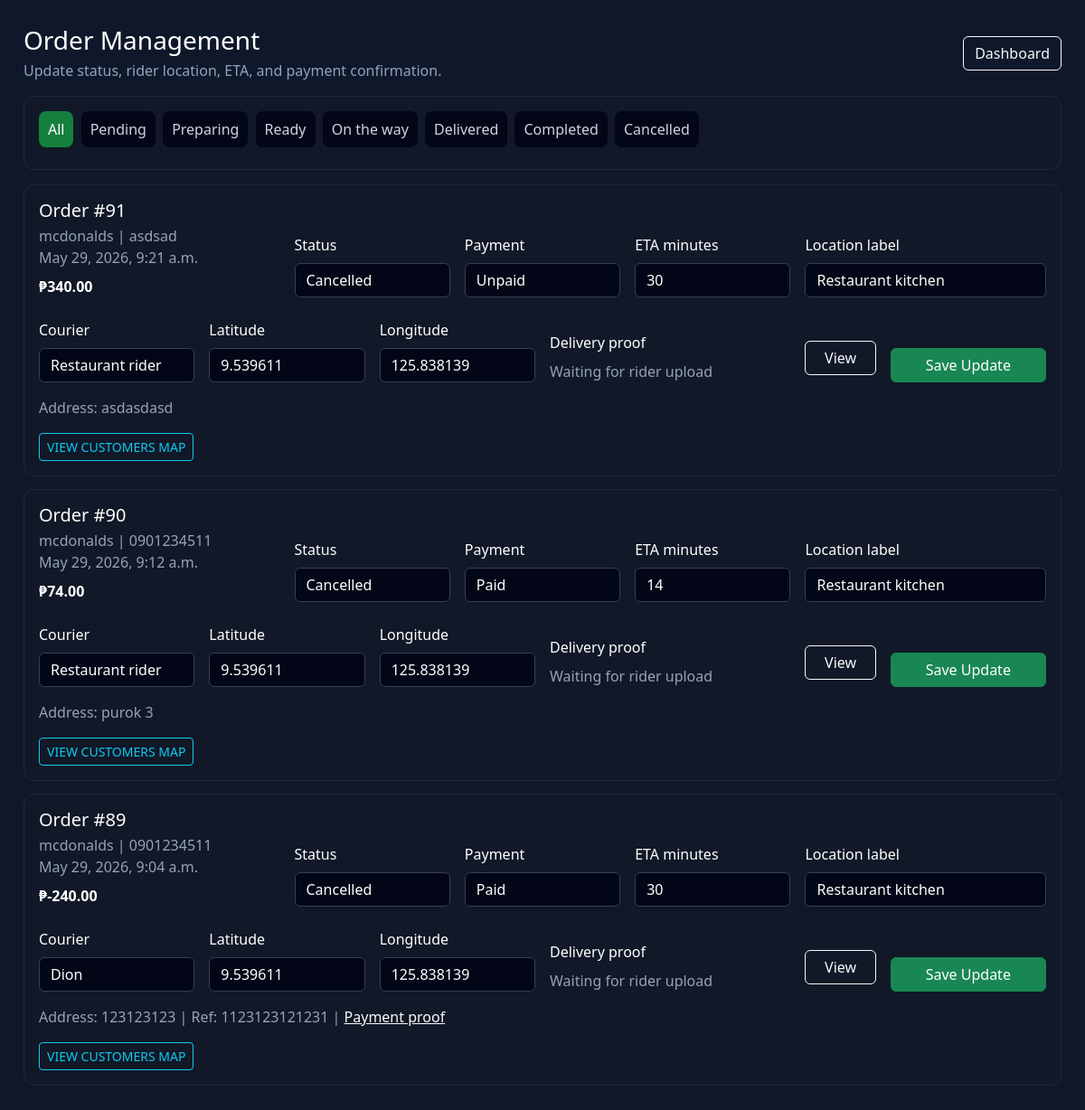
Page /manage-orders/ (signed in) on the committed database.
### menu/models.py (models this page shows, shortened)
class Order(models.Model):
    STATUS_CHOICES = [
        ('Pending', 'Pending'),
        ('Preparing', 'Preparing'),
        ('Ready', 'Ready'),
        ('On the way', 'On the way'),
        ('Delivered', 'Delivered'),
        ('Completed', 'Completed'),
        ('Cancelled', 'Cancelled'),
    ]
    SERVICE_CHOICES = [
        ('Dine In', 'Dine In'),
        ('Pickup', 'Pickup'),
        ('Delivery', 'Delivery'),
    ]
    customer = models.ForeignKey(
        settings.AUTH_USER_MODEL,
        on_delete=models.SET_NULL,
        null=True,
        blank=True,
        related_name='orders'
    )
    total = models.DecimalField(max_digits=10, decimal_places=2)
    subtotal = models.DecimalField(max_digits=10, decimal_places=2, default=0)
    delivery_fee = models.DecimalField(max_digits=10, decimal_places=2, default=0)
    discount = models.DecimalField(max_digits=10, decimal_places=2, default=0)
    promo_code = models.CharField(max_length=30, blank=True)
    payment_method = models.CharField(max_length=20)
    service_type = models.CharField(max_length=20, choices=SERVICE_CHOICES, default='Delivery')
    payment_status = models.CharField(
        max_length=20,
        choices=[
            ('Unpaid', 'Unpaid'),
            ('Pending proof', 'Pending proof'),
            ('Paid', 'Paid'),
            ('Failed', 'Failed'),
        ],
        default='Unpaid'
    )
    payment_reference = models.CharField(max_length=80, blank=True)
    payment_proof = models.ImageField(upload_to='payment_proofs/', null=True, blank=True)
    delivery_proof = models.ImageField(upload_to='delivery_proofs/', null=True, blank=True)
    contact_phone = models.CharField(max_length=30, blank=True)
    delivery_address = models.TextField(blank=True)
    customer_latitude = models.DecimalField(max_digits=9, decimal_places=6, null=True, blank=True)
    customer_longitude = models.DecimalField(max_digits=9, decimal_places=6, null=True, blank=True)
    delivery_note = models.CharField(max_length=200, blank=True)
    pickup_time = models.CharField(max_length=80, blank=True)
    status = models.CharField(
        max_length=20,
        choices=STATUS_CHOICES,
        default='Pending'
    )
    courier_name = models.CharField(max_length=80, default='Restaurant rider')
    location_label = models.CharField(max_length=120, default='Restaurant kitchen')
    rider_latitude = models.DecimalField(max_digits=9, decimal_places=6, default=9.539611)
    rider_longitude = models.DecimalField(max_digits=9, decimal_places=6, default=125.838139)
    estimated_minutes = models.PositiveIntegerField(default=30)
    updated = models.DateTimeField(auto_now=True)
    created = models.DateTimeField(auto_now_add=True)
    @property
    def customer_name(self):
        if not self.customer:
            return 'Guest'
        full_name = self.customer.get_full_name()
        return full_name or self.customer.username

### menu/views.py (the view)
# urls.py: path('manage-orders/', views.manage_orders, name='manage_orders'),
@login_required
@user_passes_test(lambda user: user.is_staff)
def manage_orders(request):
    status = request.GET.get('status', '')
    orders = Order.objects.select_related('customer').order_by('-created')
    if status:
        orders = orders.filter(status=status)
    counts = {
        key: Order.objects.filter(status=key).count()
        for key, label in Order.STATUS_CHOICES
    }
    return render(request, 'manage_orders.html', {
        'orders': orders,
        'counts': counts,
        'status': status,
        'status_choices': Order.STATUS_CHOICES,
    })

### templates/manage_orders.html (shortened to what this page needs)
{% load tz %}
<!DOCTYPE html>
<html>
<head>
    <link href="https://cdn.jsdelivr.net/npm/bootstrap@5.3.0/dist/css/bootstrap.min.css" rel="stylesheet">
    <link rel="stylesheet" href="https://unpkg.com/leaflet@1.9.4/dist/leaflet.css" />
</head>
<body>
<div class="page">
    <div class="d-flex justify-content-between align-items-center mb-3">
        <div>
            <h1 class="h3 mb-1">Order Management</h1>
            <div class="muted">Update status, rider location, ETA, and payment confirmation.</div>
        </div>
        <a href="/dashboard/" class="btn btn-outline-light">Dashboard</a>
    </div>
    <div class="toolbar mb-3 tabs">
        <a href="/manage-orders/" class="{% if not status %}active{% endif %}">All</a>
        {% for key, label in status_choices %}
            <a href="/manage-orders/?status={{ key }}" class="{% if status == key %}active{% endif %}">
                {{ label }}
            </a>
        {% endfor %}
    </div>
    {% for order in orders %}
        <form method="POST" action="/manage-orders/{{ order.id }}/update/" enctype="multipart/form-data" class="order-card">
            <div class="row g-3 align-items-end">
                <div class="col-lg-3">
                    <h2 class="h5 mb-1">Order #{{ order.id }}</h2>
                    <div class="muted">{{ order.customer_name }} | {{ order.contact_phone }}</div>
                    <div class="muted">{{ order.created|localtime|date:"F j, Y, g:i a" }}</div>
                    <div class="mt-2"><strong>₱{{ order.total|floatformat:2 }}</strong></div>
                </div>
                <div class="col-lg-2">
                    <label class="form-label">Status</label>
                    <select name="status" class="form-select">
                        {% for key, label in status_choices %}
                            <option value="{{ key }}" {% if order.status == key %}selected{% endif %}>{{ label }}</option>
                        {% endfor %}
                    </select>
                </div>
                <div class="col-lg-2">
                    <label class="form-label">Payment</label>
                    <select name="payment_status" class="form-select">
                        <option value="Unpaid" {% if order.payment_status == "Unpaid" %}selected{% endif %}>Unpaid</option>
                        <option value="Paid" {% if order.payment_status == "Paid" %}selected{% endif %}>Paid</option>
                    </select>
                </div>
                <div class="col-lg-2">
                    <label class="form-label">ETA minutes</label>
                    <input name="estimated_minutes" type="number" min="0" class="form-control" value="{{ order.estimated_minutes }}">
                </div>
                <div class="col-lg-3">
                    <label class="form-label">Location label</label>
                    <input name="location_label" class="form-control" value="{{ order.location_label }}">
                </div>
            </div>
            <div class="row g-3 align-items-end mt-2">
                <div class="col-lg-2">
                    <label class="form-label">Courier</label>
                    <input name="courier_name" class="form-control" value="{{ order.courier_name }}">
                </div>
                <div class="col-lg-2">
                    <label class="form-label">Latitude</label>
                    <input name="rider_latitude" class="form-control" value="{{ order.rider_latitude }}">
                </div>
                <div class="col-lg-2">
                    <label class="form-label">Longitude</label>
                    <input name="rider_longitude" class="form-control" value="{{ order.rider_longitude }}">
                </div>
                <div class="col-lg-3">
                    <label class="form-label">Delivery proof</label>
                    {% if order.delivery_proof %}
                        <div class="d-flex align-items-center gap-2">
                            <img src="{{ order.delivery_proof.url }}" alt="Delivery proof for order {{ order.id }}" class="proof-thumb">
                            <a href="{{ order.delivery_proof.url }}" class="btn btn-outline-light btn-sm">View</a>
                        </div>
                    {% else %}
                        <div class="muted">Waiting for rider upload</div>
                    {% endif %}
                </div>
                <div class="col-lg-1">
                    <a href="/track/{{ order.id }}/" class="btn btn-outline-light w-100 mb-2">View</a>
                </div>
                <div class="col-lg-2">
                    <button class="btn btn-success w-100">Save Update</button>
                </div>
            </div>
            <div class="mt-3 muted">
                Address: {{ order.delivery_address }}
                {% if order.payment_reference %}| Ref: {{ order.payment_reference }}{% endif %}
                {% if order.payment_proof %}| <a href="{{ order.payment_proof.url }}" class="link-light">Payment proof</a>{% endif %}
            </div>
            <div class="mt-3">
                <button
                    type="button"
                    class="btn btn-outline-info btn-sm customer-map-toggle"
                    data-map-id="customerMap{{ order.id }}"
                    data-lat="{{ order.customer_latitude|default_if_none:'' }}"
                    data-lng="{{ order.customer_longitude|default_if_none:'' }}"
                    data-order="#{{ order.id }}"
                >VIEW CUSTOMERS MAP</button>
            </div>
        </form>
    {% empty %}
        <div class="order-card text-center">No orders found.</div>
    {% endfor %}
</div>
</body>
</html>

### templates/manage_orders.html (style rules this page uses)
body { background: #0f172a; color: white; font-family: 'Segoe UI', sans-serif; }
.page { max-width: 1180px; margin: 0 auto; padding: 28px 16px; }
.toolbar, .order-card { background: #111827; border: 1px solid #1f2937; border-radius: 12px; padding: 16px; }
.order-card { margin-bottom: 14px; }
.form-control, .form-select { background: #020617; color: white; border-color: #334155; }
.muted { color: #94a3b8; }
.tabs a { color: #cbd5e1; text-decoration: none; padding: 8px 10px; border-radius: 8px; display: inline-block; margin: 0 4px 8px 0; background: #020617; }
.tabs a.active { background: #15803d; color: white; }

### rows in the picture
Order: id "91", customer_name "mcdonalds", contact_phone "asdsad", created "May 29, 2026, 9:21 a.m.", total "340.00", status "Cancelled", payment_status "Unpaid", estimated_minutes "30", location_label "Restaurant kitchen", courier_name "Restaurant rider", rider_latitude "9.539611", rider_longitude "125.838139", delivery_proof "Waiting for rider upload", delivery_address "asdasdasd"
Order: id "90", customer_name "mcdonalds", contact_phone "0901234511", created "May 29, 2026, 9:12 a.m.", total "74.00", status "Cancelled", payment_status "Paid", estimated_minutes "14", location_label "Restaurant kitchen", courier_name "Restaurant rider", rider_latitude "9.539611", rider_longitude "125.838139", delivery_proof "Waiting for rider upload", delivery_address "purok 3"
Order: id "89", customer_name "mcdonalds", contact_phone "0901234511", created "May 29, 2026, 9:04 a.m.", total "-240.00", status "Cancelled", payment_status "Paid", estimated_minutes "30", location_label "Restaurant kitchen", courier_name "Dion", rider_latitude "9.539611", rider_longitude "125.838139", delivery_proof "Waiting for rider upload", delivery_address "123123123", payment_reference "1123123121231"

### other values in the picture
{{ label }} "Pending" "Preparing" "Ready" "On the way" "Delivered" "Completed" "Cancelled"
